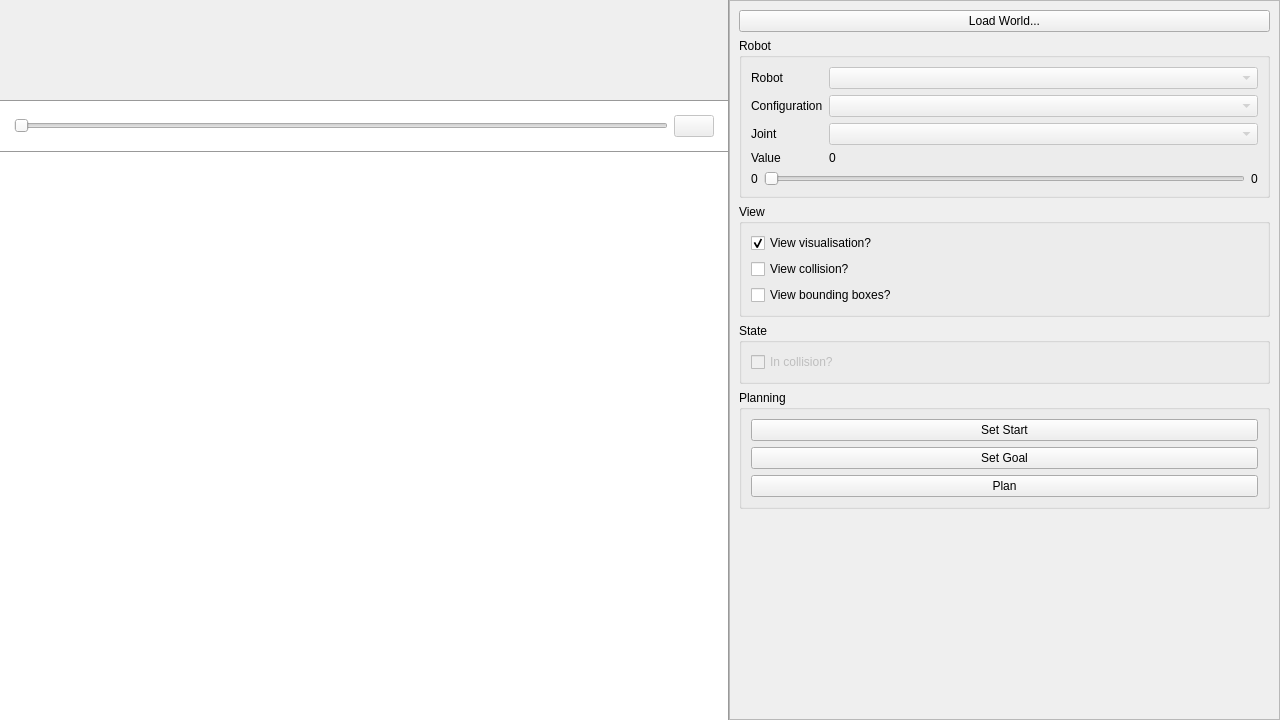
<?xml version="1.0" encoding="UTF-8"?>
<ui version="4.0">
 <class>MainWindow</class>
 <widget class="QMainWindow" name="MainWindow">
  <property name="geometry">
   <rect>
    <x>0</x>
    <y>0</y>
    <width>1280</width>
    <height>720</height>
   </rect>
  </property>
  <property name="windowTitle">
   <string>RobSim World Viewer</string>
  </property>
  <property name="styleSheet">
   <string notr="true">QSplitter::handle {
	background: #999;
}

#playback {
	border-top: 1px solid #999;
	background: #FFF;
	padding: 5;
}

#messages {
	border: none;
}</string>
  </property>
  <widget class="QWidget" name="centralwidget">
   <layout class="QVBoxLayout" name="verticalLayout">
    <property name="leftMargin">
     <number>0</number>
    </property>
    <property name="topMargin">
     <number>0</number>
    </property>
    <property name="rightMargin">
     <number>0</number>
    </property>
    <property name="bottomMargin">
     <number>0</number>
    </property>
    <item>
     <widget class="QSplitter" name="sidebarSplitter">
      <property name="orientation">
       <enum>Qt::Horizontal</enum>
      </property>
      <property name="handleWidth">
       <number>1</number>
      </property>
      <widget class="QFrame" name="frame_2">
       <layout class="QVBoxLayout" name="verticalLayout_8">
        <property name="spacing">
         <number>0</number>
        </property>
        <property name="leftMargin">
         <number>0</number>
        </property>
        <property name="topMargin">
         <number>0</number>
        </property>
        <property name="rightMargin">
         <number>0</number>
        </property>
        <property name="bottomMargin">
         <number>0</number>
        </property>
        <item>
         <widget class="QSplitter" name="messagesSplitter">
          <property name="orientation">
           <enum>Qt::Vertical</enum>
          </property>
          <property name="handleWidth">
           <number>1</number>
          </property>
          <widget class="QWidget" name="layoutWidget">
           <layout class="QVBoxLayout" name="verticalLayout_6">
            <property name="spacing">
             <number>0</number>
            </property>
            <item>
             <widget class="RobSim::OgreWidget" name="viewer" native="true">
              <property name="sizePolicy">
               <sizepolicy hsizetype="Preferred" vsizetype="MinimumExpanding">
                <horstretch>0</horstretch>
                <verstretch>0</verstretch>
               </sizepolicy>
              </property>
             </widget>
            </item>
            <item>
             <widget class="QFrame" name="playback">
              <layout class="QHBoxLayout" name="controls">
               <item>
                <widget class="QSlider" name="pathSlider">
                 <property name="enabled">
                  <bool>false</bool>
                 </property>
                 <property name="maximum">
                  <number>1000</number>
                 </property>
                 <property name="orientation">
                  <enum>Qt::Horizontal</enum>
                 </property>
                </widget>
               </item>
               <item>
                <widget class="QPushButton" name="play">
                 <property name="enabled">
                  <bool>false</bool>
                 </property>
                 <property name="text">
                  <string/>
                 </property>
                 <property name="icon">
                  <iconset resource="WorldViewer.qrc">
                   <normaloff>:/icons/play.png</normaloff>:/icons/play.png</iconset>
                 </property>
                 <property name="iconSize">
                  <size>
                   <width>32</width>
                   <height>32</height>
                  </size>
                 </property>
                </widget>
               </item>
              </layout>
             </widget>
            </item>
           </layout>
          </widget>
          <widget class="QPlainTextEdit" name="messages"/>
         </widget>
        </item>
       </layout>
      </widget>
      <widget class="QFrame" name="frame">
       <property name="minimumSize">
        <size>
         <width>250</width>
         <height>0</height>
        </size>
       </property>
       <property name="frameShape">
        <enum>QFrame::StyledPanel</enum>
       </property>
       <property name="frameShadow">
        <enum>QFrame::Raised</enum>
       </property>
       <layout class="QVBoxLayout" name="verticalLayout_2">
        <item>
         <widget class="QPushButton" name="loadWorld">
          <property name="text">
           <string>Load World...</string>
          </property>
         </widget>
        </item>
        <item>
         <widget class="QGroupBox" name="groupBox">
          <property name="title">
           <string>Robot</string>
          </property>
          <layout class="QVBoxLayout" name="verticalLayout_3">
           <item>
            <layout class="QFormLayout" name="formLayout_2">
             <property name="fieldGrowthPolicy">
              <enum>QFormLayout::AllNonFixedFieldsGrow</enum>
             </property>
             <item row="0" column="0">
              <widget class="QLabel" name="label">
               <property name="text">
                <string>Robot</string>
               </property>
              </widget>
             </item>
             <item row="0" column="1">
              <widget class="QComboBox" name="robot">
               <property name="enabled">
                <bool>false</bool>
               </property>
              </widget>
             </item>
             <item row="2" column="0">
              <widget class="QLabel" name="label_2">
               <property name="text">
                <string>Joint</string>
               </property>
              </widget>
             </item>
             <item row="2" column="1">
              <widget class="QComboBox" name="joint">
               <property name="enabled">
                <bool>false</bool>
               </property>
              </widget>
             </item>
             <item row="3" column="0">
              <widget class="QLabel" name="label_3">
               <property name="text">
                <string>Value</string>
               </property>
              </widget>
             </item>
             <item row="3" column="1">
              <widget class="QLabel" name="valueLabel">
               <property name="text">
                <string>0</string>
               </property>
              </widget>
             </item>
             <item row="1" column="0">
              <widget class="QLabel" name="label_4">
               <property name="text">
                <string>Configuration</string>
               </property>
              </widget>
             </item>
             <item row="1" column="1">
              <widget class="QComboBox" name="configuration">
               <property name="enabled">
                <bool>false</bool>
               </property>
              </widget>
             </item>
            </layout>
           </item>
           <item>
            <layout class="QHBoxLayout" name="horizontalLayout">
             <item>
              <widget class="QLabel" name="minLabel">
               <property name="text">
                <string>0</string>
               </property>
              </widget>
             </item>
             <item>
              <widget class="QSlider" name="value">
               <property name="enabled">
                <bool>false</bool>
               </property>
               <property name="maximum">
                <number>1000</number>
               </property>
               <property name="orientation">
                <enum>Qt::Horizontal</enum>
               </property>
              </widget>
             </item>
             <item>
              <widget class="QLabel" name="maxLabel">
               <property name="text">
                <string>0</string>
               </property>
              </widget>
             </item>
            </layout>
           </item>
          </layout>
         </widget>
        </item>
        <item>
         <widget class="QGroupBox" name="groupBox_2">
          <property name="title">
           <string>View</string>
          </property>
          <layout class="QVBoxLayout" name="verticalLayout_4">
           <item>
            <widget class="QCheckBox" name="viewVisualisation">
             <property name="text">
              <string>View visualisation?</string>
             </property>
             <property name="checked">
              <bool>true</bool>
             </property>
            </widget>
           </item>
           <item>
            <widget class="QCheckBox" name="viewCollision">
             <property name="enabled">
              <bool>true</bool>
             </property>
             <property name="text">
              <string>View collision?</string>
             </property>
             <property name="checked">
              <bool>false</bool>
             </property>
            </widget>
           </item>
           <item>
            <widget class="QCheckBox" name="viewAabb">
             <property name="text">
              <string>View bounding boxes?</string>
             </property>
            </widget>
           </item>
          </layout>
         </widget>
        </item>
        <item>
         <widget class="QGroupBox" name="groupBox_3">
          <property name="title">
           <string>State</string>
          </property>
          <layout class="QVBoxLayout" name="verticalLayout_5">
           <item>
            <widget class="QCheckBox" name="collision">
             <property name="enabled">
              <bool>false</bool>
             </property>
             <property name="text">
              <string>In collision?</string>
             </property>
             <property name="checkable">
              <bool>true</bool>
             </property>
            </widget>
           </item>
          </layout>
         </widget>
        </item>
        <item>
         <widget class="QGroupBox" name="groupBox_4">
          <property name="title">
           <string>Planning</string>
          </property>
          <layout class="QVBoxLayout" name="verticalLayout_7">
           <item>
            <widget class="QPushButton" name="setStart">
             <property name="text">
              <string>Set Start</string>
             </property>
            </widget>
           </item>
           <item>
            <widget class="QPushButton" name="setGoal">
             <property name="text">
              <string>Set Goal</string>
             </property>
            </widget>
           </item>
           <item>
            <widget class="QPushButton" name="plan">
             <property name="text">
              <string>Plan</string>
             </property>
            </widget>
           </item>
          </layout>
         </widget>
        </item>
        <item>
         <spacer name="verticalSpacer">
          <property name="orientation">
           <enum>Qt::Vertical</enum>
          </property>
          <property name="sizeHint" stdset="0">
           <size>
            <width>20</width>
            <height>40</height>
           </size>
          </property>
         </spacer>
        </item>
       </layout>
      </widget>
     </widget>
    </item>
   </layout>
  </widget>
 </widget>
 <customwidgets>
  <customwidget>
   <class>RobSim::OgreWidget</class>
   <extends>QWidget</extends>
   <header>RobSim/Qt/OgreWidget.h</header>
   <container>1</container>
  </customwidget>
 </customwidgets>
 <resources>
  <include location="WorldViewer.qrc"/>
 </resources>
 <connections/>
</ui>
